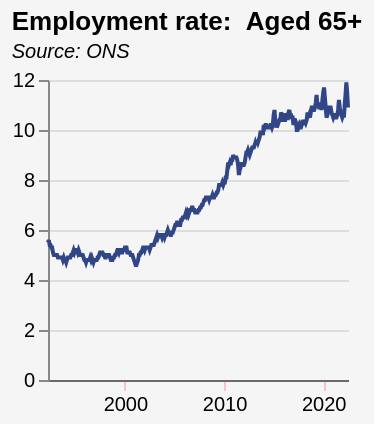

Describe this chart as a Vega-Lite specification.
### Vega-Lite specification from a JSON file in a GitHub repository (floating-point values rounded to 4 significant figures; data arrays with more than 128 entries replaced by an {"elided": "..."} marker saying what was removed)
{"$schema": "https://vega.github.io/schema/vega-lite/v5.json", "title": {"text": "Employment rate:  Aged 65+", "subtitle": " Source: ONS", "subtitleFontStyle": "italic", "subtitleFontSize": 10, "anchor": "start", "color": "black", "subtitleColor": "black"}, "config": {"background": "whitesmoke", "view": {"stroke": "transparent"}}, "width": 150, "height": 150, "data": {"values": {"elided": "364 records"}, "format": {"parse": {"date": "date"}}}, "mark": {"type": "line", "point": false, "color": "#314686"}, "encoding": {"x": {"field": "date", "type": "temporal", "axis": {"title": null, "grid": false, "labelSeparation": 10, "domainColor": "dimgrey", "labelColor": "black", "tickColor": "pink", "gridColor": "dimgrey"}}, "y": {"field": "value", "type": "quantitative", "title": ""}}}
